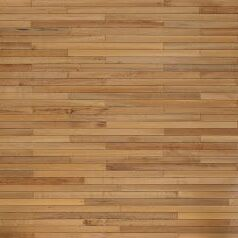
#> input picture floor.jpg, 238 x 238 px
$ python -i main.py   (imports and definitions only)
#> lines starting #> are read from the running program, lines starting #| are printed output that depends on the picture
from PIL import Image
import numpy as np
import math
import pygame, random

scene = [
    (0,-5.5,0,20,10,20,0x3,"floor2.png"), # 0x3 - Texture (Facing up)
    (1.5,0,0,1,0x0,0x0,0x2,(255,0,0)), # X,Y,Z sizeX,sizeY,sizeZ, 0x1 - Square, 0x2 - Sphere, (R,G,B)
    (-1.5,0,0,1,0x0,0x0,0x4,(128,128,128)), # 0x4 - mirror ball. cool, right?
    (0,0,-1,1,0x0,0x0,0x2,(0,0,255)), # X,Y,Z sizeX,sizeY,sizeZ, 0x1 - Square, 0x2 - Sphere, (R,G,B)
]

lightpos = (10,10,10) # Direction of light
#AFEEEE
ambcol = (175,238,238) # Ambient color
preciseness = 0.01 # more = faster, but more choppy, and buggy with images
texturesize = (512,512) # less = faster, for some computers.
skytexture = "sky.jpg"


# [2 lines not run here, left out]


# [4 lines left out: function readimg, not called in this run]

textures = {}
# [4 lines not run here, left out]

# [16 lines left out: function normals, not called in this run]

def collide(x,y,z,scene):
    for obj in scene:
        if (obj[6] == 0x1 or obj[6] == 0x3 and
            x >= obj[0]-(obj[3]/2) and x < obj[0]+(obj[3]/2) and
            y >= -obj[1]-(obj[4]/2) and y < -obj[1]+(obj[4]/2) and
            z >= obj[2]-(obj[5]/2) and z < obj[2]+(obj[5]/2)):
            return obj
        if (obj[6] == 0x5 and
            x >= obj[0]-(obj[3]/2) and x < obj[0]+(obj[3]/2) and
            y >= -obj[1]-(obj[4]/2) and y < -obj[1]+(obj[4]/2) and
            z >= obj[2]-(obj[5]/2) and z < obj[2]+(obj[5]/2)):
            return obj
        if (obj[6] in (0x2,0x4) and math.hypot(x - obj[0], y - obj[1], z - obj[2]) < (obj[3]/2)):

            return obj

def normalize(x,y,z):
    try:
        dis = math.hypot(x,y,z)
        return x / dis, y / dis, z / dis
    except ZeroDivisionError:
        return 0,0,0

def raycast(fromx,fromy,fromz,tox,toy,toz,scene):
    dx, dy, dz = tox - fromx, toy - fromy, toz - fromz
    dist = math.hypot(dx, dy, dz)
    steps = int(dist / preciseness)

    x, y, z = fromx, fromy, fromz
    dx /= steps
    dy /= steps
    dz /= steps

    for _ in range(steps):
        x += dx
        y += dy
        z += dz

        obj = collide(x, y, z, scene)

        if obj:
            dist_light = math.hypot(x - lightpos[0], y - lightpos[1], z - lightpos[2])
            dist_from = math.hypot(x - fromx, y - fromy, z - fromz)
            if obj[6] == 0x3 or obj[6] == 0x5:
                # get pixel
                localimgx = int(((x - obj[0])/obj[3])*texturesize[0])+(texturesize[0]//2)
                if obj[6] == 0x3:
                    localimgy = int(((z - obj[2])/obj[5])*texturesize[1])+(texturesize[1]//2)
                else:
                    localimgy = int(((y - obj[1])/obj[4])*texturesize[1])+(texturesize[1]//2)
                pixcol = textures[obj[7]].getpixel((localimgx,localimgy))
                # create a fake object
                return (x,y,z,0.1,0.1,0.1,0x1,(pixcol[0],pixcol[1],pixcol[2])), dist_light, dist_from, (x,y,z)
            return obj, dist_light, dist_from, (x,y,z)


    return None, None, None, None

# [103 lines left out: functions raycast_faster, process, not called in this run]

def lerp(a, b, t):
    return a + (b - a) * t

# [9 lines left out: function postprocess, not called in this run]

null=None # for... idk

def render(scene):
    """
    Heres a usage for it:
    You put the scene, and it spits out a extremely large array of rendered scene.
    """
    array = [[null for x in range(200)] for y in range(200)]

    for y in range(200):
        for x in range(200):
            fromx, fromy, fromz = 0,-1,-8

            tox = fromx + (((x / 20)-5)*1.3)
            toy = fromy + (((y / 20)-5)*1.3)
            toz = fromz + 20
            tox, toy, toz = normalize(tox, toy, toz)
            tox, toy, toz = tox * 20, (toy * 20)+1, toz * 20

            obj, dist_light, dist_from, hitpos = raycast(fromx, fromy, fromz, tox, toy, toz, scene)

            if obj:
                processed = process(obj, dist_light, dist_from, hitpos)
                postprocessed = postprocess(processed, dist_from, hitpos)
                array[y][x] = postprocessed
            else:
                # draw the sky
                array[y][x] = skyimg.getpixel((int((tox/20)*200)+100,int((toy/20)*200)+100))


    return array


# [3 lines not run here, left out]

# [1 line that did not run here, left out]

# [1 line that did not run here, left out]

# [15 lines not run here, left out]

>>> import cv2
>>> picture = cv2.imread('floor.jpg', cv2.IMREAD_GRAYSCALE)
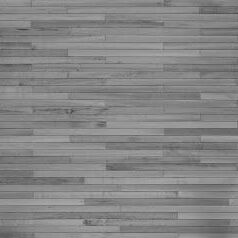
#> picture: shape (238, 238); min 64, max 172, mean 133.1
#> after the loop in render, `for y in range(200):`: array = 200 items
#> (the run stopped early here; a loop or call above may not have finished)
